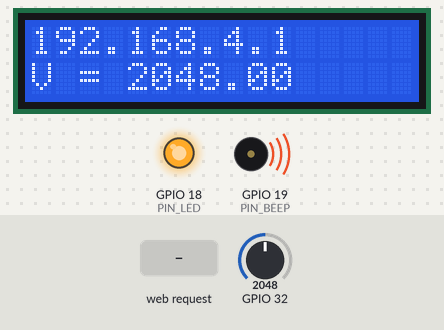
A program run on a simulated ESP32. On the bench: 16×2 character LCD, output pins drawn as LEDs (lit = HIGH), buzzer (waves = sounding, pin HIGH). Inputs (shaded band) come from the test bench; at power-on: GPIO 32 = 2048. EEPROM starts erased; what the program prints to the serial monitor is not drawn.

Above: at 1.2 s.
1.3 s: GPIO 32 set to 1055
At 3.3 s:
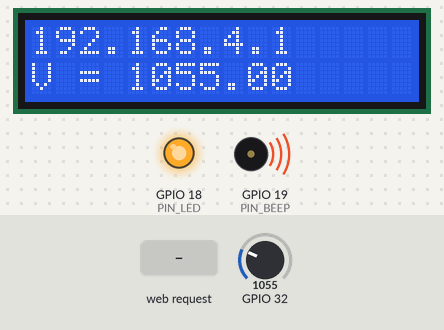
3.6 s: GPIO 32 set to 970
At 5.4 s:
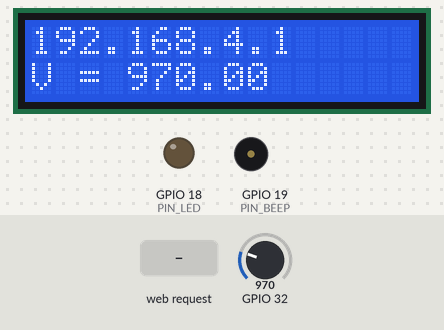
5.7 s: HTTP request GET /get?input1=1 received
At 6.7 s:
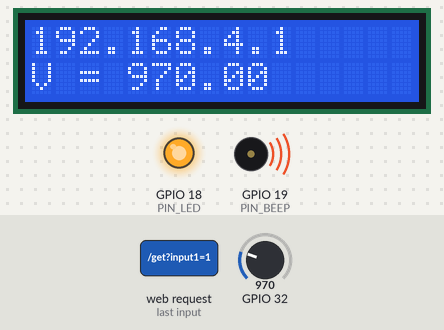
7.7 s: GPIO 32 set to 1040
At 9.0 s:
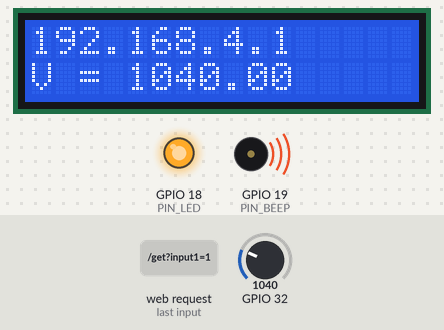
Timing chart, 0 to 10.7 s (numbered marks = the images above; inputs shaded):
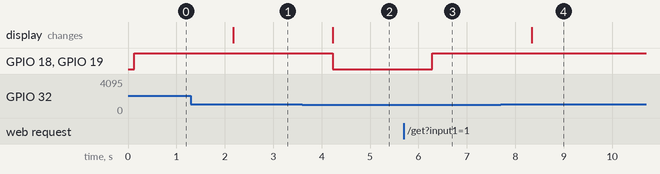

The program:

main.cpp
```cpp
#include <Arduino.h>
#include <driver/adc.h>
#include <Preferences.h>
#include <Wire.h>
#include <LiquidCrystal_I2C.h>
#include <WiFi.h>
#include <AsyncTCP.h>
#include <ESPAsyncWebServer.h>

const char* ssid     = "MQ-9";
const char* password = "MQ9sensor";

const char* http_username = "admin";
const char* http_password = "admin";

AsyncWebServer server(80);

#define PIN_LED   18
#define PIN_BEEP  19

int cnt = 0;

Preferences preferences; //хранение текущего состояния
LiquidCrystal_I2C lcd(0x27,16,2);

boolean delay_started = false;
uint64_t delay_start = 0;

struct s_settings{
  int start_alarm_value = 1000;
};

s_settings cur_settings;

s_settings read_eeprom(){
  s_settings ret;

  ret.start_alarm_value = preferences.getInt("sav", 1000);
  if(ret.start_alarm_value <= 0) ret.start_alarm_value = 1000;
  Serial.println("read start_alarm_value = " + String(ret.start_alarm_value));

  return ret;
}

void write_eeprom(s_settings set){
  if(set.start_alarm_value != cur_settings.start_alarm_value)    {
    preferences.putInt("sav", set.start_alarm_value);
    Serial.println("save start_alarm_value = " + String(set.start_alarm_value));
  }

  cur_settings = set;
}

const char index_html[] PROGMEM = R"rawliteral(
<!DOCTYPE HTML><html>
<head>
  <title>ESP32/MQ-9</title>
</head>
<body>
  <form action="/get">
    alarm value: <input type="text" name="input1">
    <input type="submit" value="Submit">
  </form>
</body>
</html>
)rawliteral";

void setup() {
  Serial.begin(115200);

  lcd.init();
  lcd.backlight();
  lcd.setCursor(0,0);
  lcd.print("init...");

  WiFi.mode(WIFI_AP);
  WiFi.softAP(ssid, password);

  preferences.begin("settings", false);
  cur_settings = read_eeprom();

  pinMode(PIN_LED, OUTPUT); digitalWrite(PIN_LED, LOW);
  pinMode(PIN_BEEP, OUTPUT); digitalWrite(PIN_BEEP, LOW);

  adc1_config_width(ADC_WIDTH_BIT_12);
  adc1_config_channel_atten(ADC1_CHANNEL_4, ADC_ATTEN_DB_11); //GPIO32

// Route for root / web page
  server.on("/", HTTP_GET, [](AsyncWebServerRequest *request){
    request->send_P(200, "text/html", index_html);
  });

  server.on("/get", HTTP_GET, [](AsyncWebServerRequest *request){
    String inputMessage;
    // GET inputString value on <ESP_IP>/get?inputString=<inputMessage>
    if (request->hasParam("input1")) {
      inputMessage = request->getParam("input1")->value();
      s_settings set = cur_settings;
      set.start_alarm_value = inputMessage.toInt( );
      write_eeprom( set );
      inputMessage = "Saved!";
    }
    else {
      inputMessage = "No message sent";
    }
    Serial.println(inputMessage);
    request->send(200, "text/text", inputMessage);
  });

  lcd.clear();
  lcd.setCursor(0,0);
  lcd.print("init - ok!");

  IPAddress IP = WiFi.softAPIP();
  Serial.print("AP IP address: ");
  Serial.println(IP);

  lcd.clear();
  lcd.setCursor(0,0);
  lcd.print(IP);

  server.begin();

  delay_started = false;
}

void work(){
  if(delay_started  && millis() - delay_start > 1000) {
    delay_started = false;
  }

  if(!delay_started) {
    delay_started = true;

    float sensorValue = adc1_get_raw(ADC1_CHANNEL_4);
    Serial.println("adc1_4 = " + String(sensorValue));
    lcd.setCursor(0, 1);    lcd.print("                ");
    lcd.setCursor(0, 1);    lcd.print("V = " + String(sensorValue));

    if (sensorValue > cur_settings.start_alarm_value) { digitalWrite(PIN_LED, HIGH); digitalWrite(PIN_BEEP, HIGH); }
    else                                              { digitalWrite(PIN_LED, LOW); digitalWrite(PIN_BEEP, LOW); }

    delay_start = millis( );
  }
}

void loop() {
  work( );
}
```

Measured:
- the behaviour switches between 1001 and 1000 on GPIO 32 (found by bisection; images 1 and 2)
- after the input at 1.3 s, the display: changes after 0.88 s (image 1)
- after the input at 3.6 s, GPIO 18 (PIN_LED), GPIO 19 (PIN_BEEP): HIGH → LOW after 0.63 s; the display: changes after 0.63 s (image 2)
- after the input at 5.7 s, GPIO 18 (PIN_LED), GPIO 19 (PIN_BEEP): LOW → HIGH after 0.58 s
- after the input at 7.7 s, the display: changes after 0.64 s (image 4)
